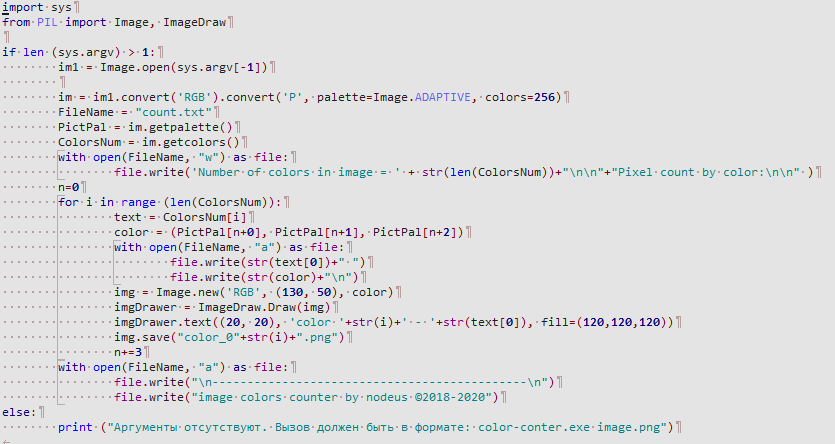
#> input picture sshot.png, 835 x 444 px
$ python colors-counter.py sshot.png out.png
#> lines starting #> are read from the running program, lines starting #| are printed output that depends on the picture
"""
Counts the number of pixels of each color in an image and writes the information to a file.

Usage:
    color-counter.py image.png [output.txt]

Args:
    image.png: The path to the image file.
    [output.txt]: The path to the output file. Defaults to "count.txt".
"""

import sys
import PIL
from PIL import Image, ImageDraw

def rgb_to_hex(rgb):
    """Converts RGB to HEX."""
    return '#{:02x}{:02x}{:02x}'.format(*rgb)

def get_contrast_color(rgb: tuple[int, int, int]) -> tuple[int, int, int]:
    """
    Calculates the contrast color (black or white) based on the luminance of the background color.

    Args:
        rgb (tuple[int, int, int]): A tuple with the RGB components of the color.

    Returns:
        tuple[int, int, int]: A tuple with the RGB components of the contrast color (black or white).
    """
    luminance = (0.299 * rgb[0] + 0.587 * rgb[1] + 0.114 * rgb[2]) / 255
    return (0, 0, 0) if luminance > 0.5 else (255, 255, 255)

def count_colors(image_path, output_file="count.txt"):
    """
    Counts the number of pixels of each color in an image and writes the information to a file.

    Args:
        image_path (str): The path to the image file.
        output_file (str): The path to the output file. Defaults to "count.txt".
    """
#> called with image_path = 'sshot.png', output_file = 'out.png'
    try:
        # Try to open the image
        im1 = Image.open(image_path)
#> im1 is the input picture: PIL image 835x444 RGB; mean R, G, B 221.3, 221.5, 222.6
    except FileNotFoundError:
        print("File not found.")
        return
    except Exception as e:
        print(f"Error opening file: {e}")
        return

    # Convert the image to a palette of 256 colors
    im = im1.convert('RGB').convert('P', palette=Image.ADAPTIVE, colors=256)
    pict_pal = im.getpalette()  # Get the palette of colors
#> pict_pal = 732 values, max 255 at index 431, min 0 at index 282, mean 135.8
    colors_num = im.getcolors()  # Get the number of each color
#> colors_num = 244 pairs, first value 1 to 342716, second value 0 to 243

    # Write the information about the colors to a file
    with open(output_file, "w") as file:
        file.write(f'Number of colors in image = {len(colors_num)}\n\nPixel count by color:\n\n')

        n = 0  # Index for iterating over the palette
        color_images = []  # List to store all the images with colors
        for i, (count, _) in enumerate(colors_num):
            # Get the RGB value of the color
            color = (pict_pal[n], pict_pal[n+1], pict_pal[n+2])
            # Convert RGB to HEX
            hex_color = rgb_to_hex(color)
            # Write the information about the color to the file
            file.write(f"{count} {color} {hex_color}\n")
            # Print the information about the color
            print(f"Color {i}: {color} {hex_color} - {count} pixels")

            # Create an image with a sample of the color
            img = Image.new('RGB', (200, 100), color)  # Increase the size of the image for text
            img_drawer = ImageDraw.Draw(img)

            # Get the contrast color for the text
            text_color = get_contrast_color(color)

            # Text with information about the color
            text = f"Color {i}\nRGB: {color}\nHEX: {hex_color}\nCount: {count}"
            img_drawer.text((10, 10), text, fill=text_color)  # Contrast text

            # Save the image
            img.save(f"color_0{i}.png")
            color_images.append(img)  # Add the image to the list
            n += 3  # Move to the next color in the palette
#> this loop made 244 passes
#> (count, color, hex_color, luminance in get_contrast_color, n) on passes 1 to 3: (178, (228, 228, 237), '#e4e4ed', 0.898, 3), (59, (228, 228, 232), '#e4e4e8', 0.896, 6), (16, (228, 228, 230), '#e4e4e6', 0.895, 9)
#| Color 0: (228, 228, 237) #e4e4ed - 178 pixels
#| Color 1: (228, 228, 232) #e4e4e8 - 59 pixels
#| Color 2: (228, 228, 230) #e4e4e6 - 16 pixels
#| Color 3: (228, 228, 228) #e4e4e4 - 342716 pixels
#| Color 4: (228, 228, 212) #e4e4d4 - 237 pixels
#| Color 5: (228, 228, 199) #e4e4c7 - 230 pixels
#| Color 6: (228, 228, 196) #e4e4c4 - 1325 pixels
#| Color 7: (228, 228, 169) #e4e4a9 - 1116 pixels
#> (further printed lines are left out)
#> pass 1, in count_colors, `img = Image.new('RGB', (200, 100), color)`:
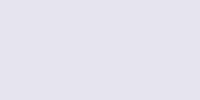
#> img: PIL image 200x100 RGB; mean R, G, B 228, 228, 237
#> pass 1, in count_colors, `img.save(f"color_0{i}.png")`:
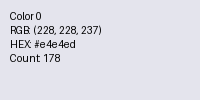
#> saved as color_00.png: PIL image 200x100 RGB; mean R, G, B 221.9, 221.9, 230.7
#> pass 2, in count_colors, `img.save(f"color_0{i}.png")`:
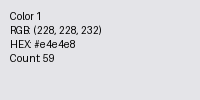
#> saved as color_01.png: PIL image 200x100 RGB; mean R, G, B 222, 222, 225.9
#> after the loop:
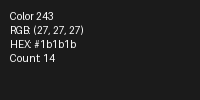
#> img: PIL image 200x100 RGB; min 27, max 252, mean 32.4
#> after the loop, color_images = 244 items; n = 732

        # Write the final information to the file
        file.write("\n---------------------------------------------\n")
        file.write("image colors counter by nodeus 2018-2025")

        # Create a final image with all the colors
        if color_images:
            # Determine the number of columns and rows for the grid
            num_images = len(color_images)
#> num_images = 244
            cols = 4  # Number of columns in the grid
            rows = (num_images + cols - 1) // cols  # Number of rows
#> rows = 61

            # Size of each image
            img_width, img_height = color_images[0].size
#> img_width = 200; img_height = 100

            # Create a canvas for the final image
            final_image = Image.new('RGB', (cols * img_width, rows * img_height), (255, 255, 255))
#> final_image: PIL image 800x6100 RGB; every value is 255

            # Paste all the images onto the canvas
            for idx, img in enumerate(color_images):
                x = (idx % cols) * img_width
                y = (idx // cols) * img_height
                final_image.paste(img, (x, y))
#> this loop made 244 passes
#> (x, y) on passes 1 to 3: (0, 0), (200, 0), (400, 0)
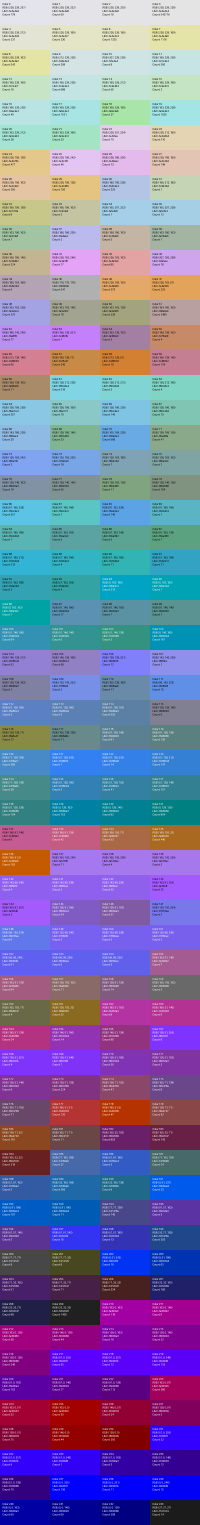
#> final_image: PIL image 800x6100 RGB (shown at 1/4 size); mean R, G, B 123.2, 117.9, 166

            # Save the final image
            final_image.save("all_colors.png")
            print("All the colors saved in all_colors.png")

if __name__ == "__main__":
    # Check the arguments
    if len(sys.argv) > 1:
        # If the second argument is specified, use it as the output file
        output_file = sys.argv[2] if len(sys.argv) > 2 else "count.txt"
        # Call the function to count the colors
        count_colors(sys.argv[1], output_file)
    else:
        # Error message if the arguments are missing
        print("Arguments are missing. The call should be in the format: color-counter.py image.png [output.txt]")
